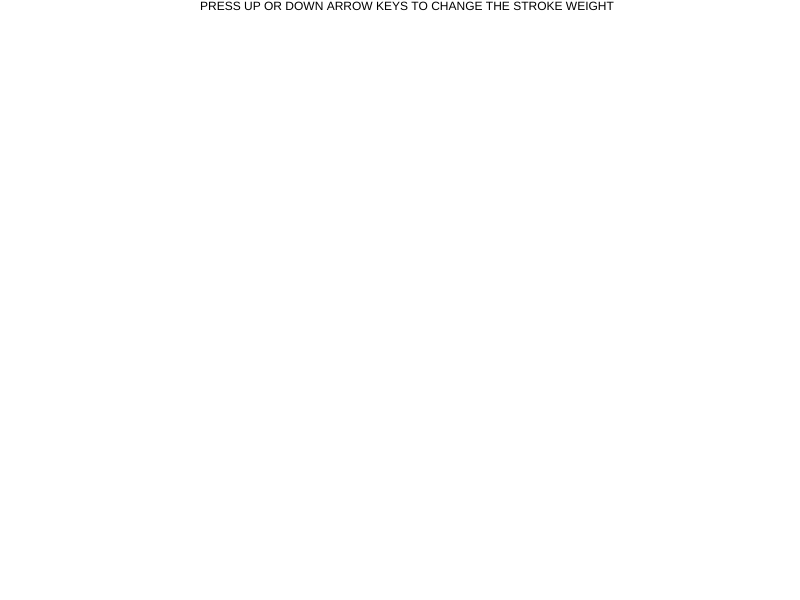
Frame 1 (no input)
Frame 60 (no input): identical to frame 1, image omitted
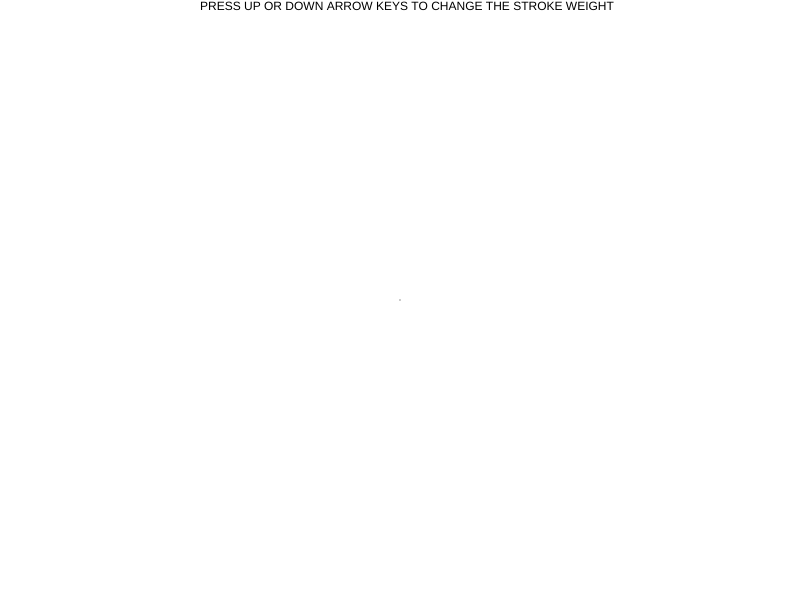
Frame 120 (the mouse pressed at the canvas centre since frame 60)

The p5.js sketch that drew these frames (run headless with seeded random() and noise() and a simulated clock; from frame 60 on, the mouse is pressed at the canvas centre):

// p5.js sketch
// ── sketch.js
var drawing, currentPath;
var weight;

function setup(){
  var canvas = createCanvas(displayWidth,displayHeight);
  canvas.mousePressed(Path);
  canvas.mouseReleased(End);
  drawing = [];
  currentPath = [];
  weight = 1;
}

function Path(){
  drawing.push(currentPath);
}

function End(){
  currentPath = [];
}

function draw(){
  background(255);
  text("PRESS UP OR DOWN ARROW KEYS TO CHANGE THE STROKE WEIGHT",displayWidth/4,10);
  
  if(mouseIsPressed){
    var location = {
      'x': mouseX,
      'y': mouseY
    }
    currentPath.push(location);
  }

  for(var i = 0; i<drawing.length;i++){
    var path = drawing[i];
    push();
    stroke(0);
    noFill();
    beginShape();
    for(var j = 0; j<path.length; j++){
     strokeWeight(weight);
     vertex(path[j].x,path[j].y);
    }
    endShape();
    pop();
  }
}

function keyPressed(){
  if(keyCode === 38){
    weight+=1;
  }
  if(keyCode === 40){
    weight-=1;
  }
}
